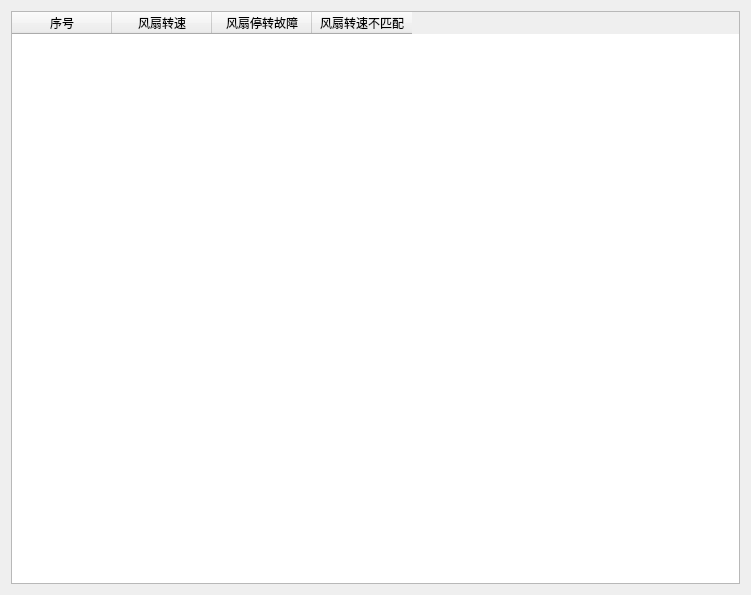
<?xml version="1.0" encoding="UTF-8"?>
<ui version="4.0">
 <class>ShowFanNetClass</class>
 <widget class="QWidget" name="ShowFanNetClass">
  <property name="geometry">
   <rect>
    <x>0</x>
    <y>0</y>
    <width>751</width>
    <height>595</height>
   </rect>
  </property>
  <property name="windowTitle">
   <string>ShowFanNet</string>
  </property>
  <layout class="QVBoxLayout" name="verticalLayout">
   <item>
    <widget class="QTableWidget" name="tableWidget">
     <property name="styleSheet">
      <string notr="true"/>
     </property>
     <column>
      <property name="text">
       <string>序号</string>
      </property>
     </column>
     <column>
      <property name="text">
       <string>风扇转速</string>
      </property>
     </column>
     <column>
      <property name="text">
       <string>风扇停转故障</string>
      </property>
     </column>
     <column>
      <property name="text">
       <string>风扇转速不匹配</string>
      </property>
     </column>
    </widget>
   </item>
  </layout>
 </widget>
 <layoutdefault spacing="6" margin="11"/>
 <resources/>
 <connections/>
</ui>
